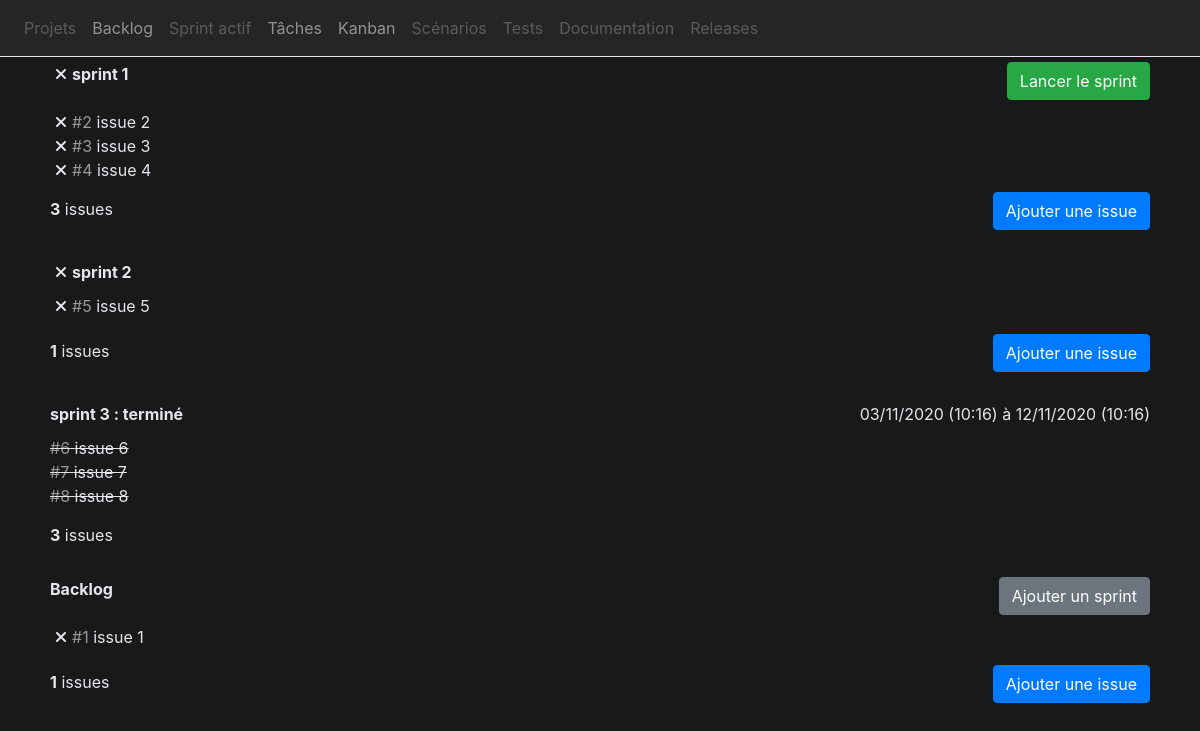
The app's page /models/issue/views/Backlog.php with its own data.
### tables this page shows
CREATE TABLE sprint (
    project_id INT(6) UNSIGNED NOT NULL,
    id INT(6) UNSIGNED AUTO_INCREMENT,
    title CHAR(255) NOT NULL,
    begin_date DATETIME(1),
    end_date DATETIME(1),
    PRIMARY KEY (project_id, id),
    CHECK (begin_date < end_date)
);

CREATE TABLE issue (
    project_id INT(6) UNSIGNED NOT NULL,
    id INT(6) UNSIGNED AUTO_INCREMENT,
    sprint_id INT(6) UNSIGNED,
    title CHAR(255) NOT NULL,
    description VARCHAR(1000),
    priority ENUM("lowest", "low", "medium", "high", "highest"),
    cost INT(6) UNSIGNED,
    FOREIGN KEY (sprint_id) REFERENCES sprint(id),
    PRIMARY KEY (project_id, id)
);

### models/sprint/data/Sprints.php (called while the page is built)
<?php
class Sprints{
    private $db;
    public function __construct($db){
        $this->db = $db;
    }
    public function getSprints() {
        $sql = 'SELECT id, title, begin_date, end_date FROM sprint WHERE project_id = '.$_SESSION["project_id"];
        return $this->sprints = $this->db->query($sql);
    }
    public function getActiveSprint() {
        $sql = 'SELECT id, title, begin_date, end_date FROM sprint WHERE begin_date < NOW() AND end_date > NOW() AND project_id = '.$_SESSION["project_id"];
        return $this->db->query($sql)->fetch();
    }
}
?>

### models/sprint/data/Sprint.php (called while the page is built, shortened)
 <?php
class Sprint{
    private $db;
    public function __construct($db){
        $this->db = $db;
    }
    public function isFinishedSprint($sprint_id){
        $sql = 'SELECT * FROM sprint
                WHERE id = '.$sprint_id.' AND end_date < NOW() AND project_id =' .$_SESSION["project_id"];
        $result = $this->db->query($sql);
        return ($result->rowCount()==1);
    }
}
?>

### models/issue/data/Issues.php (called while the page is built, shortened)
<?php
class Issues{
    private $db;
    public function __construct($db){
        $this->db = $db;
    }
    public function getIssuesBySprint($sprint_id){
        $sql = 'SELECT * FROM issue WHERE project_id = '.$_SESSION["project_id"].' AND sprint_id = '.$sprint_id;
        $res = $this->db->query($sql);
        return $res;
    }
    public function getBacklogIssues(){
        $sql = 'SELECT * FROM issue WHERE project_id = '.$_SESSION["project_id"].' AND sprint_id IS NULL';
        return $this->db->query($sql);
    }
}
?>

### includes/Util.php (called while the page is built, shortened)
<?php
function enhanceDate($date) {
    $newDate = explode(" ", $date);
    $hour = explode(":", $newDate[1]);
    $newDate = explode("-", $newDate[0]);
    return ($newDate[2]."/".$newDate[1]."/".$newDate[0]." (".$hour[0].":".$hour[1].")");
}
?>

### models/issue/views/Backlog.php (the view, shortened to what this page needs)
<!DOCTYPE html>
<html lang="fr">
<head>
    <?php
    include_once("../../../includes/Style.php");
    ?>
</head>
<body>
    <?php
    include_once("../../../includes/Navbar.php");
    ?>
<div class="container-xl d-table">
<div class="backlog-content">
    <?php
        include_once("../data/Issues.php");
        include_once("../../sprint/data/Sprints.php");
        include_once("../../sprint/data/Sprint.php");
        include_once("../../../includes/Util.php");
        $database= new Database();
        $db = $database->getConnection();
        $sprints = new Sprints($db);
        $next_sprint_to_launch = true;
        foreach  ($sprints->getSprints() as $sprint) {
            $sprintObj = new Sprint($db);
            $is_sprint_finished = $sprintObj->isFinishedSprint($sprint['id']);
            if($is_sprint_finished) {
                echo "<div class='ended-sprint sprint' id='sprint-". $sprint['id'] . "'>";
                echo "<div class='sprint-header'><div class='sprint-title'>".$sprint['title']."</div>";
            }
            else {
                echo "<div class='sprint' id='sprint-". $sprint['id'] . "'>";
                echo "<div class='sprint-header'><div class='sprint-title'><i class='fas fa-times delete-sprint'></i>".$sprint['title']."</div>";
            }
            if(!$sprint['begin_date']=="") {
               echo "<div class='sprint-date'>".enhanceDate($sprint['begin_date'])." à ". enhanceDate($sprint['end_date'])."</div>";
            }
            $active_sprint = $sprints->getActiveSprint()['id'];
            if($active_sprint==null && !$is_sprint_finished && $next_sprint_to_launch)
            {
                echo "<button type='button' class='btn btn-success start-sprint'>Lancer le sprint</button>";
                $next_sprint_to_launch = false;
            }
            else if($active_sprint == $sprint['id'])
            {
                echo "<button type='button' class='btn btn-danger end-sprint'>Terminer le sprint</button>";
            }
            echo "</div>";
            echo "<div class='sprint-content sortable'>";
            $issues = new Issues($db);
            $nb_of_issues = 0;
            foreach ($issues->getIssuesBySprint($sprint['id']) as $sprint_issue) {
                $nb_of_issues++;
                echo "<div class='issue-". $sprint_issue['id'] ."' id='draggable". $sprint_issue['id'] . "'>";
                if ($is_sprint_finished) {
                    echo "<span class='issue-id'>".$sprint_issue['id']."</span>";
                }
                else {
                echo "<i class='fas fa-times delete-issue'></i><span class='issue-id'>".$sprint_issue['id']."</span>";
                }
                echo "<span class='issue-title'> ".$sprint_issue['title']."</span>";
                echo "</div>";
            }
            echo "</div>";
            echo "<div class='sprint-footer'>
                    <div class='sprint-count'>
                        <span>".$nb_of_issues."</span>
                        issues
                    </div>";
             if (!$is_sprint_finished)
             echo   "<div class='add-issue-button'>
                        <button type='button' class='btn btn-primary add-issue'>Ajouter une issue</button>
                    </div>";
            echo    "</div>";
            echo "</div>";
        }
        echo "<div class='sprint'>";
        $issues = new Issues($db);
        $nb_of_issues = 0;
        echo "<div class='sprint-header'><div class='sprint-title'>Backlog</div><div class='add-sprint-button'>
        <button type='button' class='btn btn-secondary add-sprint'>Ajouter un sprint</button>
    </div></div>";
    echo "<div class='sprint-content sortable'>";
        foreach  ($issues->getBacklogIssues() as $backlog_issue) {
            $nb_of_issues++;
            echo "<div class='issue-". $backlog_issue['id'] ."' id='draggable". $backlog_issue['id'] . "'>";
            echo "<i class='fas fa-times delete-issue'></i><span class='issue-id'>".$backlog_issue['id']."</span>";
            echo "<span class='issue-title'> ".$backlog_issue['title']."</span>";
            echo "</div>";
        }
        echo "</div>";
        echo "<div class='sprint-footer'>
                <div class='sprint-count'>
                    <span>".$nb_of_issues."</span>
                    issues
                </div>
                <div class='add-issue-button'>
                    <button type='button' class='btn btn-primary add-issue'>Ajouter une issue</button>
                </div>
            </div>";
        echo "</div>";
    ?>
        </div>
    </div>
</body>
</html>

### includes/Style.php (shortened to what this page needs)
<link rel="stylesheet" href="https://maxcdn.bootstrapcdn.com/bootstrap/4.5.2/css/bootstrap.min.css" />
<link rel="stylesheet" href="https://cdnjs.cloudflare.com/ajax/libs/bootstrap-datetimepicker/4.17.37/css/bootstrap-datetimepicker.min.css">
<link rel="stylesheet" href="../../../public/css/style.css">

### includes/Navbar.php (shortened to what this page needs)
<nav class="navbar navbar-expand-lg navbar-dark">
  <div class="collapse navbar-collapse" id="navbarNavAltMarkup">
    <div class="navbar-nav">
    <a class="nav-link disabled" href="#" tabindex="-1" aria-disabled="true">Projets</a>
      <a class="nav-link" href="../../issue/views/Backlog.php">Backlog</a>
      <a class="nav-link disabled" href="#" tabindex="-1" aria-disabled="true">Sprint actif</a>
      <a class="nav-link" href="../../task/views/TaskList.php">Tâches</a>
      <a class="nav-link" href="../../task/views/Kanban.php">Kanban</a>
      <a class="nav-link disabled" href="#" tabindex="-1" aria-disabled="true">Scénarios</a>
      <a class="nav-link disabled" href="#" tabindex="-1" aria-disabled="true">Tests</a>
      <a class="nav-link disabled" href="#" tabindex="-1" aria-disabled="true">Documentation</a>
      <a class="nav-link disabled" href="#" tabindex="-1" aria-disabled="true">Releases</a>
    </div>
  </div>
</nav>

### public/css/style.css (style rules this page uses)
body { background-color: #18191a; color:#e3e6eb; }
nav { background-color: #242526; border-bottom: 1px solid #e3e6eb; }
.sprint-count > span { font-weight: bold; }
.issue-id { color:#999999; }
.issue-id::before { content: "#"; }
.ended-sprint > div:not(:last-child):not(:first-child) { text-decoration: line-through; }
.ended-sprint .sprint-title::after { content: " : terminé"; }
.sprint-header { display:flex; justify-content:space-between; }
.sprint i, .backlog i { margin-right: 5px; margin-left:5px; cursor: pointer; }
.sprint-footer { display: flex; justify-content: space-between; }
.sprint > div, .backlog > div { padding:5px; }
.sprint { margin-bottom:20px; }
.sprint-title { font-weight: bold; }
.sprint-count { padding-top: 5px; }
.sprint:not(.ended-sprint) .sortable { min-height: 40px; }
.sprint-content > div { width: initial!important; height: initial!important; }

### records on screen
sprint: title "sprint 1", shows "Lancer le sprint", nb_of_issues "3", shows "Ajouter une issue"
issue: id "2", title "issue 2"
issue: id "3", title "issue 3"
issue: id "4", title "issue 4"
sprint: title "sprint 2", nb_of_issues "1", shows "Ajouter une issue"
issue: id "5", title "issue 5"
sprint: title "sprint 3", begin_date "03/11/2020 (10:16)", end_date "12/11/2020 (10:16)", nb_of_issues "3"
issue: id "6", title "issue 6"
issue: id "7", title "issue 7"
issue: id "8", title "issue 8"
issue: id "1", title "issue 1"

### other values on screen
$nb_of_issues "1"
